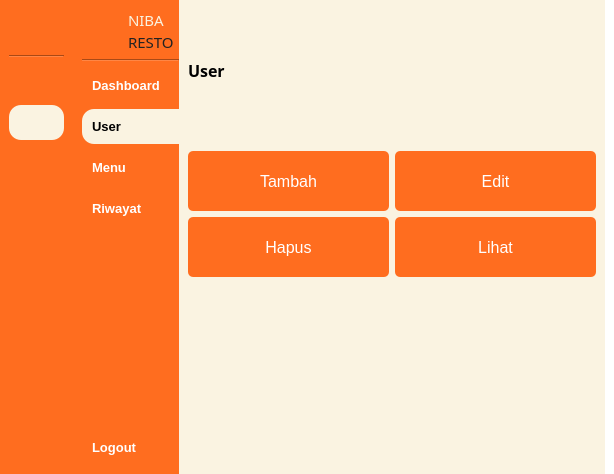
<?xml version="1.0" encoding="UTF-8"?>
<ui version="4.0">
 <class>MainWindow</class>
 <widget class="QMainWindow" name="MainWindow">
  <property name="geometry">
   <rect>
    <x>0</x>
    <y>0</y>
    <width>614</width>
    <height>474</height>
   </rect>
  </property>
  <property name="windowTitle">
   <string>MainWindow</string>
  </property>
  <property name="styleSheet">
   <string notr="true">background-color: rgb(255, 255, 255);</string>
  </property>
  <widget class="QWidget" name="centralwidget">
   <layout class="QGridLayout" name="gridLayout">
    <property name="leftMargin">
     <number>0</number>
    </property>
    <property name="topMargin">
     <number>0</number>
    </property>
    <property name="rightMargin">
     <number>0</number>
    </property>
    <property name="bottomMargin">
     <number>0</number>
    </property>
    <property name="horizontalSpacing">
     <number>0</number>
    </property>
    <item row="0" column="0">
     <widget class="QWidget" name="icon_only_widget" native="true">
      <property name="maximumSize">
       <size>
        <width>75</width>
        <height>16777215</height>
       </size>
      </property>
      <property name="styleSheet">
       <string notr="true">QPushButton {
	text-align: center;
	border-radius: 12px;
    padding: 10px;
    border: 0px;
	color: white;
    font-weight: 600;
}

QPushButton:hover {
	background-color: rgb(181, 171, 146);
}

QPushButton:checked {
	color: black;
	background-color: #FAF3E1;
}

QWidget {
	background-color: #FF6D1F;
}</string>
      </property>
      <layout class="QVBoxLayout" name="verticalLayout_4">
       <item>
        <layout class="QVBoxLayout" name="verticalLayout_7">
         <item>
          <layout class="QHBoxLayout" name="horizontalLayout_4">
           <property name="rightMargin">
            <number>5</number>
           </property>
           <item>
            <widget class="QLabel" name="label_4">
             <property name="sizePolicy">
              <sizepolicy hsizetype="Fixed" vsizetype="Fixed">
               <horstretch>0</horstretch>
               <verstretch>0</verstretch>
              </sizepolicy>
             </property>
             <property name="minimumSize">
              <size>
               <width>40</width>
               <height>40</height>
              </size>
             </property>
             <property name="maximumSize">
              <size>
               <width>40</width>
               <height>40</height>
              </size>
             </property>
             <property name="styleSheet">
              <string notr="true">QLabel {
    background-color: transparent;
    border-radius: 20px;
    background-image: url(:/yourpic.png);
    background-repeat: no-repeat;
    background-position: center;
}
</string>
             </property>
             <property name="text">
              <string/>
             </property>
             <property name="pixmap">
              <pixmap resource="images.qrc">:/image/images/logo-rounded.png</pixmap>
             </property>
             <property name="scaledContents">
              <bool>true</bool>
             </property>
            </widget>
           </item>
          </layout>
         </item>
         <item>
          <widget class="Line" name="line">
           <property name="orientation">
            <enum>Qt::Horizontal</enum>
           </property>
          </widget>
         </item>
         <item>
          <widget class="QPushButton" name="btn_dashboard_icon">
           <property name="font">
            <font>
             <family>Microsoft Sans Serif</family>
             <pointsize>10</pointsize>
             <weight>75</weight>
             <bold>true</bold>
            </font>
           </property>
           <property name="styleSheet">
            <string notr="true"/>
           </property>
           <property name="text">
            <string/>
           </property>
           <property name="icon">
            <iconset resource="images.qrc">
             <normaloff>:/image/images/mage--home-fill-off.png</normaloff>
             <normalon>:/image/images/mage--home-fill.png</normalon>
             <disabledoff>:/image/images/mage--home-fill-off.png</disabledoff>
             <disabledon>:/image/images/mage--home-fill.png</disabledon>
             <activeoff>:/image/images/mage--home-fill-off.png</activeoff>
             <activeon>:/image/images/mage--home-fill.png</activeon>
             <selectedoff>:/image/images/mage--home-fill-off.png</selectedoff>
             <selectedon>:/image/images/mage--home-fill.png</selectedon>:/image/images/mage--home-fill-off.png</iconset>
           </property>
           <property name="iconSize">
            <size>
             <width>20</width>
             <height>20</height>
            </size>
           </property>
           <property name="checkable">
            <bool>true</bool>
           </property>
           <property name="checked">
            <bool>false</bool>
           </property>
           <property name="autoExclusive">
            <bool>true</bool>
           </property>
          </widget>
         </item>
         <item>
          <widget class="QPushButton" name="btn_user_icon">
           <property name="font">
            <font>
             <family>MS Sans Serif</family>
             <pointsize>10</pointsize>
             <weight>75</weight>
             <bold>true</bold>
            </font>
           </property>
           <property name="styleSheet">
            <string notr="true"/>
           </property>
           <property name="text">
            <string/>
           </property>
           <property name="icon">
            <iconset resource="images.qrc">
             <normaloff>:/image/images/mage--users-fill-off.png</normaloff>
             <normalon>:/image/images/mage--users-fill.png</normalon>:/image/images/mage--users-fill-off.png</iconset>
           </property>
           <property name="iconSize">
            <size>
             <width>20</width>
             <height>20</height>
            </size>
           </property>
           <property name="checkable">
            <bool>true</bool>
           </property>
           <property name="checked">
            <bool>true</bool>
           </property>
           <property name="autoExclusive">
            <bool>true</bool>
           </property>
          </widget>
         </item>
         <item>
          <widget class="QPushButton" name="btn_menu_icon">
           <property name="font">
            <font>
             <family>MS Sans Serif</family>
             <pointsize>10</pointsize>
             <weight>75</weight>
             <bold>true</bold>
            </font>
           </property>
           <property name="styleSheet">
            <string notr="true"/>
           </property>
           <property name="text">
            <string/>
           </property>
           <property name="icon">
            <iconset resource="images.qrc">
             <normaloff>:/image/images/mage--clipboard-2-fill-off.png</normaloff>
             <normalon>:/image/images/mage--clipboard-2-fill.png</normalon>:/image/images/mage--clipboard-2-fill-off.png</iconset>
           </property>
           <property name="iconSize">
            <size>
             <width>20</width>
             <height>20</height>
            </size>
           </property>
           <property name="checkable">
            <bool>true</bool>
           </property>
           <property name="autoExclusive">
            <bool>true</bool>
           </property>
          </widget>
         </item>
         <item>
          <widget class="QPushButton" name="btn_riwayat_icon">
           <property name="font">
            <font>
             <family>Microsoft Sans Serif</family>
             <pointsize>10</pointsize>
             <weight>75</weight>
             <bold>true</bold>
            </font>
           </property>
           <property name="styleSheet">
            <string notr="true"/>
           </property>
           <property name="text">
            <string/>
           </property>
           <property name="icon">
            <iconset resource="images.qrc">
             <normaloff>:/image/images/mage--book-text-fill.png</normaloff>
             <normalon>:/image/images/mage--book-text-fill-off.png</normalon>:/image/images/mage--book-text-fill.png</iconset>
           </property>
           <property name="iconSize">
            <size>
             <width>20</width>
             <height>20</height>
            </size>
           </property>
           <property name="checkable">
            <bool>true</bool>
           </property>
           <property name="checked">
            <bool>false</bool>
           </property>
           <property name="autoExclusive">
            <bool>true</bool>
           </property>
          </widget>
         </item>
         <item>
          <spacer name="verticalSpacer_3">
           <property name="orientation">
            <enum>Qt::Vertical</enum>
           </property>
           <property name="sizeHint" stdset="0">
            <size>
             <width>40</width>
             <height>200</height>
            </size>
           </property>
          </spacer>
         </item>
         <item>
          <widget class="QPushButton" name="btn_logout_icon">
           <property name="font">
            <font>
             <family>MS Sans Serif</family>
             <pointsize>10</pointsize>
             <weight>75</weight>
             <bold>true</bold>
            </font>
           </property>
           <property name="styleSheet">
            <string notr="true">QPushButton {
	border-radius: 12px;
}</string>
           </property>
           <property name="text">
            <string/>
           </property>
           <property name="icon">
            <iconset resource="images.qrc">
             <normaloff>:/image/images/mage--shut-down-fill-off.png</normaloff>
             <normalon>:/image/images/mage--shut-down-fill.png</normalon>:/image/images/mage--shut-down-fill-off.png</iconset>
           </property>
           <property name="iconSize">
            <size>
             <width>20</width>
             <height>20</height>
            </size>
           </property>
          </widget>
         </item>
        </layout>
       </item>
      </layout>
     </widget>
    </item>
    <item row="0" column="1">
     <widget class="QWidget" name="icon_name_widget" native="true">
      <property name="maximumSize">
       <size>
        <width>150</width>
        <height>16777215</height>
       </size>
      </property>
      <property name="styleSheet">
       <string notr="true">QPushButton {
	text-align: left;
	border-top-left-radius: 12px;
	border-bottom-left-radius: 12px;
    padding: 10px;
    border: 0px;
	color: white;
    font-weight: 600;
}

QPushButton:hover {
	background-color: rgb(181, 171, 146);
}

QPushButton:checked {
	color: black;
	background-color: #FAF3E1;
}

QWidget {
	background-color: #FF6D1F;
}</string>
      </property>
      <layout class="QVBoxLayout" name="verticalLayout">
       <property name="rightMargin">
        <number>0</number>
       </property>
       <item>
        <layout class="QVBoxLayout" name="verticalLayout_2">
         <item>
          <layout class="QHBoxLayout" name="horizontalLayout_2">
           <property name="rightMargin">
            <number>5</number>
           </property>
           <item>
            <widget class="QLabel" name="label_2">
             <property name="sizePolicy">
              <sizepolicy hsizetype="Fixed" vsizetype="Fixed">
               <horstretch>0</horstretch>
               <verstretch>0</verstretch>
              </sizepolicy>
             </property>
             <property name="minimumSize">
              <size>
               <width>40</width>
               <height>40</height>
              </size>
             </property>
             <property name="maximumSize">
              <size>
               <width>40</width>
               <height>40</height>
              </size>
             </property>
             <property name="styleSheet">
              <string notr="true">QLabel {
    background-color: transparent;
    border-radius: 20px;
    background-image: url(:/yourpic.png);
    background-repeat: no-repeat;
    background-position: center;
}
</string>
             </property>
             <property name="text">
              <string/>
             </property>
             <property name="pixmap">
              <pixmap resource="images.qrc">:/image/images/logo-rounded.png</pixmap>
             </property>
             <property name="scaledContents">
              <bool>true</bool>
             </property>
            </widget>
           </item>
           <item>
            <layout class="QVBoxLayout" name="verticalLayout_3">
             <property name="spacing">
              <number>0</number>
             </property>
             <item>
              <widget class="QLabel" name="label_3">
               <property name="maximumSize">
                <size>
                 <width>50</width>
                 <height>16777215</height>
                </size>
               </property>
               <property name="font">
                <font>
                 <family>Bauhaus 93</family>
                 <pointsize>11</pointsize>
                 <weight>50</weight>
                 <bold>false</bold>
                 <strikeout>false</strikeout>
                 <kerning>true</kerning>
                </font>
               </property>
               <property name="styleSheet">
                <string notr="true">color: #FAF3E1;</string>
               </property>
               <property name="text">
                <string>NIBA</string>
               </property>
               <property name="textFormat">
                <enum>Qt::PlainText</enum>
               </property>
              </widget>
             </item>
             <item>
              <widget class="QLabel" name="label_5">
               <property name="sizePolicy">
                <sizepolicy hsizetype="Minimum" vsizetype="Preferred">
                 <horstretch>0</horstretch>
                 <verstretch>0</verstretch>
                </sizepolicy>
               </property>
               <property name="maximumSize">
                <size>
                 <width>50</width>
                 <height>16777215</height>
                </size>
               </property>
               <property name="font">
                <font>
                 <family>Bauhaus 93</family>
                 <pointsize>11</pointsize>
                 <weight>50</weight>
                 <bold>false</bold>
                 <strikeout>false</strikeout>
                 <kerning>true</kerning>
                </font>
               </property>
               <property name="styleSheet">
                <string notr="true">color: #222222;</string>
               </property>
               <property name="text">
                <string>RESTO</string>
               </property>
               <property name="textFormat">
                <enum>Qt::PlainText</enum>
               </property>
               <property name="scaledContents">
                <bool>false</bool>
               </property>
              </widget>
             </item>
            </layout>
           </item>
          </layout>
         </item>
         <item>
          <widget class="Line" name="line_2">
           <property name="orientation">
            <enum>Qt::Horizontal</enum>
           </property>
          </widget>
         </item>
         <item>
          <widget class="QPushButton" name="btn_dashboard_expanded">
           <property name="font">
            <font>
             <family>Microsoft Sans Serif</family>
             <pointsize>10</pointsize>
             <weight>75</weight>
             <bold>true</bold>
            </font>
           </property>
           <property name="styleSheet">
            <string notr="true"/>
           </property>
           <property name="text">
            <string>Dashboard</string>
           </property>
           <property name="icon">
            <iconset resource="images.qrc">
             <normaloff>:/image/images/mage--home-fill-off.png</normaloff>
             <normalon>:/image/images/mage--home-fill.png</normalon>
             <disabledoff>:/image/images/mage--home-fill-off.png</disabledoff>
             <disabledon>:/image/images/mage--home-fill.png</disabledon>
             <activeoff>:/image/images/mage--home-fill-off.png</activeoff>
             <activeon>:/image/images/mage--home-fill.png</activeon>
             <selectedoff>:/image/images/mage--home-fill-off.png</selectedoff>
             <selectedon>:/image/images/mage--home-fill.png</selectedon>:/image/images/mage--home-fill-off.png</iconset>
           </property>
           <property name="iconSize">
            <size>
             <width>20</width>
             <height>20</height>
            </size>
           </property>
           <property name="checkable">
            <bool>true</bool>
           </property>
           <property name="checked">
            <bool>false</bool>
           </property>
           <property name="autoExclusive">
            <bool>true</bool>
           </property>
          </widget>
         </item>
         <item>
          <widget class="QPushButton" name="btn_user_expanded">
           <property name="font">
            <font>
             <family>MS Sans Serif</family>
             <pointsize>10</pointsize>
             <weight>75</weight>
             <bold>true</bold>
            </font>
           </property>
           <property name="styleSheet">
            <string notr="true"/>
           </property>
           <property name="text">
            <string>User</string>
           </property>
           <property name="icon">
            <iconset resource="images.qrc">
             <normaloff>:/image/images/mage--users-fill-off.png</normaloff>
             <normalon>:/image/images/mage--users-fill.png</normalon>:/image/images/mage--users-fill-off.png</iconset>
           </property>
           <property name="iconSize">
            <size>
             <width>20</width>
             <height>20</height>
            </size>
           </property>
           <property name="checkable">
            <bool>true</bool>
           </property>
           <property name="checked">
            <bool>true</bool>
           </property>
           <property name="autoExclusive">
            <bool>true</bool>
           </property>
          </widget>
         </item>
         <item>
          <widget class="QPushButton" name="btn_menu_expanded">
           <property name="font">
            <font>
             <family>MS Sans Serif</family>
             <pointsize>10</pointsize>
             <weight>75</weight>
             <bold>true</bold>
            </font>
           </property>
           <property name="styleSheet">
            <string notr="true"/>
           </property>
           <property name="text">
            <string>Menu</string>
           </property>
           <property name="icon">
            <iconset resource="images.qrc">
             <normaloff>:/image/images/mage--clipboard-2-fill-off.png</normaloff>
             <normalon>:/image/images/mage--clipboard-2-fill.png</normalon>:/image/images/mage--clipboard-2-fill-off.png</iconset>
           </property>
           <property name="iconSize">
            <size>
             <width>20</width>
             <height>20</height>
            </size>
           </property>
           <property name="checkable">
            <bool>true</bool>
           </property>
           <property name="autoExclusive">
            <bool>true</bool>
           </property>
          </widget>
         </item>
         <item>
          <widget class="QPushButton" name="btn_riwayat_expanded">
           <property name="font">
            <font>
             <family>Microsoft Sans Serif</family>
             <pointsize>10</pointsize>
             <weight>75</weight>
             <bold>true</bold>
            </font>
           </property>
           <property name="styleSheet">
            <string notr="true"/>
           </property>
           <property name="text">
            <string>Riwayat</string>
           </property>
           <property name="icon">
            <iconset resource="images.qrc">
             <normaloff>:/image/images/mage--book-text-fill.png</normaloff>
             <normalon>:/image/images/mage--book-text-fill-off.png</normalon>:/image/images/mage--book-text-fill.png</iconset>
           </property>
           <property name="iconSize">
            <size>
             <width>20</width>
             <height>20</height>
            </size>
           </property>
           <property name="checkable">
            <bool>true</bool>
           </property>
           <property name="checked">
            <bool>false</bool>
           </property>
           <property name="autoExclusive">
            <bool>true</bool>
           </property>
          </widget>
         </item>
         <item>
          <spacer name="verticalSpacer_2">
           <property name="orientation">
            <enum>Qt::Vertical</enum>
           </property>
           <property name="sizeHint" stdset="0">
            <size>
             <width>40</width>
             <height>200</height>
            </size>
           </property>
          </spacer>
         </item>
         <item>
          <widget class="QPushButton" name="btn_logout_expanded">
           <property name="font">
            <font>
             <family>MS Sans Serif</family>
             <pointsize>10</pointsize>
             <weight>75</weight>
             <bold>true</bold>
            </font>
           </property>
           <property name="styleSheet">
            <string notr="true">QPushButton {
	border-radius: 12px;
}</string>
           </property>
           <property name="text">
            <string>Logout</string>
           </property>
           <property name="icon">
            <iconset resource="images.qrc">
             <normaloff>:/image/images/mage--shut-down-fill-off.png</normaloff>
             <normalon>:/image/images/mage--shut-down-fill.png</normalon>:/image/images/mage--shut-down-fill-off.png</iconset>
           </property>
           <property name="iconSize">
            <size>
             <width>20</width>
             <height>20</height>
            </size>
           </property>
          </widget>
         </item>
        </layout>
       </item>
      </layout>
     </widget>
    </item>
    <item row="0" column="2">
     <widget class="QWidget" name="main_menu" native="true">
      <property name="styleSheet">
       <string notr="true">background-color: rgb(255, 255, 255);</string>
      </property>
      <layout class="QVBoxLayout" name="verticalLayout_5">
       <property name="spacing">
        <number>0</number>
       </property>
       <property name="leftMargin">
        <number>0</number>
       </property>
       <property name="topMargin">
        <number>0</number>
       </property>
       <property name="bottomMargin">
        <number>0</number>
       </property>
       <item>
        <widget class="QWidget" name="widget" native="true">
         <property name="minimumSize">
          <size>
           <width>0</width>
           <height>50</height>
          </size>
         </property>
         <property name="maximumSize">
          <size>
           <width>16777215</width>
           <height>50</height>
          </size>
         </property>
         <property name="styleSheet">
          <string notr="true">background-color: rgb(250, 243, 225);</string>
         </property>
         <layout class="QHBoxLayout" name="horizontalLayout_6">
          <item>
           <layout class="QHBoxLayout" name="horizontalLayout">
            <item>
             <widget class="QPushButton" name="btn_expand">
              <property name="styleSheet">
               <string notr="true">QPushButton {
	text-align: left;
	border-radius: 12px;
    padding: 10px;
    border: 0px;
	color: black;
    font-weight: 600;
}

QPushButton:hover {
	background-color: #F5E7C6;
}

QPushButton:checked {
	background-color: #222222;
}</string>
              </property>
              <property name="text">
               <string/>
              </property>
              <property name="icon">
               <iconset resource="images.qrc">
                <normaloff>:/image/images/mage--dash-menu-off.png</normaloff>
                <normalon>:/image/images/mage--double-arrow-left-off.png</normalon>:/image/images/mage--dash-menu-off.png</iconset>
              </property>
              <property name="iconSize">
               <size>
                <width>20</width>
                <height>20</height>
               </size>
              </property>
              <property name="checkable">
               <bool>true</bool>
              </property>
             </widget>
            </item>
            <item>
             <spacer name="horizontalSpacer">
              <property name="orientation">
               <enum>Qt::Horizontal</enum>
              </property>
              <property name="sizeHint" stdset="0">
               <size>
                <width>20</width>
                <height>118</height>
               </size>
              </property>
             </spacer>
            </item>
           </layout>
          </item>
         </layout>
        </widget>
       </item>
       <item>
        <widget class="QWidget" name="widget_2" native="true">
         <property name="styleSheet">
          <string notr="true">QWidget {
	background-color: rgb(250, 243, 225);
}

QLabel {
	color:black;
}

QLineEdit {
	background-color: white;
	border-radius:  5px;
}

QComboBox {
	background-color: white;
	border-radius: 5px;
}</string>
         </property>
         <layout class="QVBoxLayout" name="verticalLayout_6">
          <item>
           <layout class="QHBoxLayout" name="horizontalLayout_3">
            <item>
             <widget class="QLabel" name="label_6">
              <property name="font">
               <font>
                <family>MS Reference Sans Serif</family>
                <pointsize>12</pointsize>
                <weight>75</weight>
                <bold>true</bold>
               </font>
              </property>
              <property name="styleSheet">
               <string notr="true">color:black;</string>
              </property>
              <property name="text">
               <string>User</string>
              </property>
              <property name="scaledContents">
               <bool>false</bool>
              </property>
              <property name="wordWrap">
               <bool>false</bool>
              </property>
             </widget>
            </item>
           </layout>
          </item>
          <item>
           <spacer name="verticalSpacer_4">
            <property name="orientation">
             <enum>Qt::Vertical</enum>
            </property>
            <property name="sizeHint" stdset="0">
             <size>
              <width>20</width>
              <height>40</height>
             </size>
            </property>
           </spacer>
          </item>
          <item>
           <layout class="QGridLayout" name="gridLayout_2">
            <item row="2" column="0">
             <widget class="QPushButton" name="btn_add">
              <property name="minimumSize">
               <size>
                <width>70</width>
                <height>60</height>
               </size>
              </property>
              <property name="font">
               <font>
                <pointsize>12</pointsize>
               </font>
              </property>
              <property name="styleSheet">
               <string notr="true">QPushButton {
	background-color: #FF6D1F;
	color:  white;
	padding: 2px;
	border-radius: 5px;
}</string>
              </property>
              <property name="text">
               <string>Tambah</string>
              </property>
             </widget>
            </item>
            <item row="4" column="1">
             <widget class="QPushButton" name="btn_show">
              <property name="minimumSize">
               <size>
                <width>70</width>
                <height>60</height>
               </size>
              </property>
              <property name="font">
               <font>
                <pointsize>12</pointsize>
               </font>
              </property>
              <property name="styleSheet">
               <string notr="true">QPushButton {
	background-color: #FF6D1F;
	color:  white;
	padding: 2px;
	border-radius: 5px;
}</string>
              </property>
              <property name="text">
               <string>Lihat</string>
              </property>
             </widget>
            </item>
            <item row="4" column="0">
             <widget class="QPushButton" name="btn_hapus">
              <property name="minimumSize">
               <size>
                <width>70</width>
                <height>60</height>
               </size>
              </property>
              <property name="font">
               <font>
                <pointsize>12</pointsize>
               </font>
              </property>
              <property name="styleSheet">
               <string notr="true">QPushButton {
	background-color: #FF6D1F;
	color:  white;
	padding: 2px;
	border-radius: 5px;
}</string>
              </property>
              <property name="text">
               <string>Hapus</string>
              </property>
             </widget>
            </item>
            <item row="2" column="1">
             <widget class="QPushButton" name="btn_edit">
              <property name="minimumSize">
               <size>
                <width>70</width>
                <height>60</height>
               </size>
              </property>
              <property name="font">
               <font>
                <pointsize>12</pointsize>
               </font>
              </property>
              <property name="styleSheet">
               <string notr="true">QPushButton {
	background-color: #FF6D1F;
	color:  white;
	padding: 2px;
	border-radius: 5px;
}</string>
              </property>
              <property name="text">
               <string>Edit</string>
              </property>
             </widget>
            </item>
           </layout>
          </item>
          <item>
           <spacer name="verticalSpacer_6">
            <property name="orientation">
             <enum>Qt::Vertical</enum>
            </property>
            <property name="sizeHint" stdset="0">
             <size>
              <width>20</width>
              <height>40</height>
             </size>
            </property>
           </spacer>
          </item>
          <item>
           <spacer name="verticalSpacer_5">
            <property name="orientation">
             <enum>Qt::Vertical</enum>
            </property>
            <property name="sizeHint" stdset="0">
             <size>
              <width>20</width>
              <height>40</height>
             </size>
            </property>
           </spacer>
          </item>
          <item>
           <spacer name="verticalSpacer">
            <property name="orientation">
             <enum>Qt::Vertical</enum>
            </property>
            <property name="sizeHint" stdset="0">
             <size>
              <width>20</width>
              <height>40</height>
             </size>
            </property>
           </spacer>
          </item>
         </layout>
        </widget>
       </item>
      </layout>
     </widget>
    </item>
   </layout>
  </widget>
 </widget>
 <resources>
  <include location="images.qrc"/>
 </resources>
 <connections>
  <connection>
   <sender>btn_expand</sender>
   <signal>toggled(bool)</signal>
   <receiver>icon_only_widget</receiver>
   <slot>setHidden(bool)</slot>
   <hints>
    <hint type="sourcelabel">
     <x>240</x>
     <y>39</y>
    </hint>
    <hint type="destinationlabel">
     <x>63</x>
     <y>252</y>
    </hint>
   </hints>
  </connection>
  <connection>
   <sender>btn_expand</sender>
   <signal>toggled(bool)</signal>
   <receiver>icon_name_widget</receiver>
   <slot>setVisible(bool)</slot>
   <hints>
    <hint type="sourcelabel">
     <x>240</x>
     <y>39</y>
    </hint>
    <hint type="destinationlabel">
     <x>186</x>
     <y>243</y>
    </hint>
   </hints>
  </connection>
  <connection>
   <sender>btn_logout_expanded</sender>
   <signal>clicked()</signal>
   <receiver>MainWindow</receiver>
   <slot>close()</slot>
   <hints>
    <hint type="sourcelabel">
     <x>185</x>
     <y>450</y>
    </hint>
    <hint type="destinationlabel">
     <x>140</x>
     <y>470</y>
    </hint>
   </hints>
  </connection>
  <connection>
   <sender>btn_dashboard_expanded</sender>
   <signal>toggled(bool)</signal>
   <receiver>btn_dashboard_icon</receiver>
   <slot>setChecked(bool)</slot>
   <hints>
    <hint type="sourcelabel">
     <x>185</x>
     <y>106</y>
    </hint>
    <hint type="destinationlabel">
     <x>41</x>
     <y>106</y>
    </hint>
   </hints>
  </connection>
  <connection>
   <sender>btn_user_expanded</sender>
   <signal>toggled(bool)</signal>
   <receiver>btn_user_icon</receiver>
   <slot>setChecked(bool)</slot>
   <hints>
    <hint type="sourcelabel">
     <x>109</x>
     <y>148</y>
    </hint>
    <hint type="destinationlabel">
     <x>45</x>
     <y>152</y>
    </hint>
   </hints>
  </connection>
  <connection>
   <sender>btn_menu_expanded</sender>
   <signal>toggled(bool)</signal>
   <receiver>btn_menu_icon</receiver>
   <slot>setChecked(bool)</slot>
   <hints>
    <hint type="sourcelabel">
     <x>185</x>
     <y>198</y>
    </hint>
    <hint type="destinationlabel">
     <x>47</x>
     <y>198</y>
    </hint>
   </hints>
  </connection>
  <connection>
   <sender>btn_dashboard_icon</sender>
   <signal>toggled(bool)</signal>
   <receiver>btn_dashboard_expanded</receiver>
   <slot>setChecked(bool)</slot>
   <hints>
    <hint type="sourcelabel">
     <x>43</x>
     <y>100</y>
    </hint>
    <hint type="destinationlabel">
     <x>123</x>
     <y>100</y>
    </hint>
   </hints>
  </connection>
  <connection>
   <sender>btn_user_icon</sender>
   <signal>toggled(bool)</signal>
   <receiver>btn_user_expanded</receiver>
   <slot>setChecked(bool)</slot>
   <hints>
    <hint type="sourcelabel">
     <x>23</x>
     <y>145</y>
    </hint>
    <hint type="destinationlabel">
     <x>168</x>
     <y>144</y>
    </hint>
   </hints>
  </connection>
  <connection>
   <sender>btn_menu_icon</sender>
   <signal>toggled(bool)</signal>
   <receiver>btn_menu_expanded</receiver>
   <slot>setChecked(bool)</slot>
   <hints>
    <hint type="sourcelabel">
     <x>34</x>
     <y>182</y>
    </hint>
    <hint type="destinationlabel">
     <x>153</x>
     <y>196</y>
    </hint>
   </hints>
  </connection>
  <connection>
   <sender>btn_logout_icon</sender>
   <signal>clicked()</signal>
   <receiver>MainWindow</receiver>
   <slot>close()</slot>
   <hints>
    <hint type="sourcelabel">
     <x>38</x>
     <y>445</y>
    </hint>
    <hint type="destinationlabel">
     <x>48</x>
     <y>513</y>
    </hint>
   </hints>
  </connection>
  <connection>
   <sender>btn_riwayat_icon</sender>
   <signal>toggled(bool)</signal>
   <receiver>btn_riwayat_expanded</receiver>
   <slot>setChecked(bool)</slot>
   <hints>
    <hint type="sourcelabel">
     <x>25</x>
     <y>223</y>
    </hint>
    <hint type="destinationlabel">
     <x>137</x>
     <y>229</y>
    </hint>
   </hints>
  </connection>
  <connection>
   <sender>btn_riwayat_icon</sender>
   <signal>toggled(bool)</signal>
   <receiver>btn_riwayat_expanded</receiver>
   <slot>setChecked(bool)</slot>
   <hints>
    <hint type="sourcelabel">
     <x>42</x>
     <y>222</y>
    </hint>
    <hint type="destinationlabel">
     <x>123</x>
     <y>217</y>
    </hint>
   </hints>
  </connection>
  <connection>
   <sender>btn_riwayat_expanded</sender>
   <signal>toggled(bool)</signal>
   <receiver>btn_riwayat_icon</receiver>
   <slot>setChecked(bool)</slot>
   <hints>
    <hint type="sourcelabel">
     <x>100</x>
     <y>222</y>
    </hint>
    <hint type="destinationlabel">
     <x>28</x>
     <y>223</y>
    </hint>
   </hints>
  </connection>
 </connections>
</ui>
